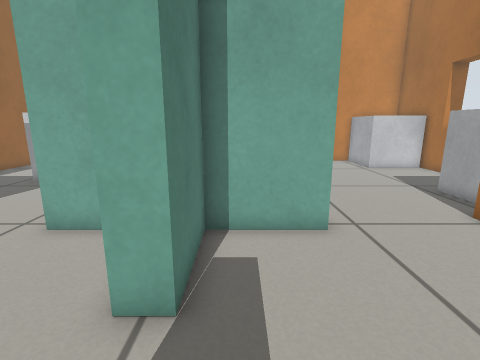
[1] (above)

18 first-person views from a walk through a world built for the Gazebo simulator. The camera is 0.59 m above the floor, tilts 12° down and sees 85° across. The floor is counted in squares, 0.2 m on a side. Each view is taken from the middle of a square. On the plan, view 1 faces up. The plan holds only what a view shows up to about 19 squares ahead; the rest is blank.

[2]
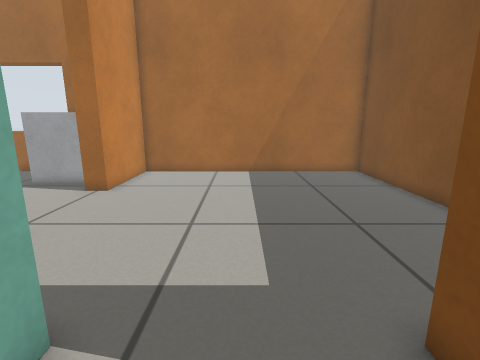

[3]
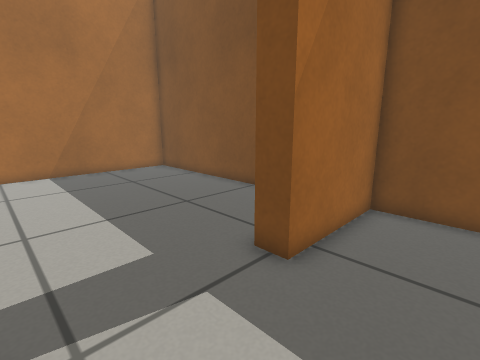

[4]
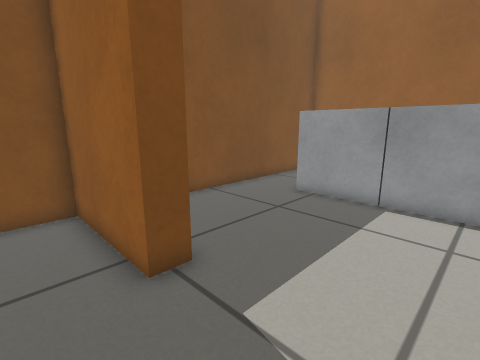

[5]
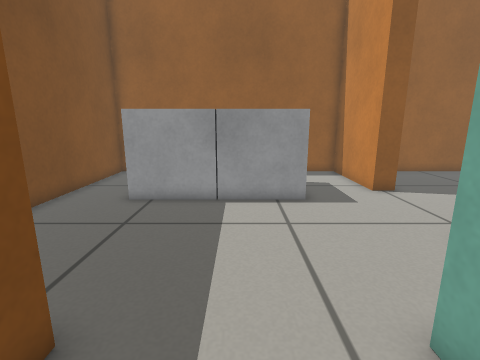

[6]
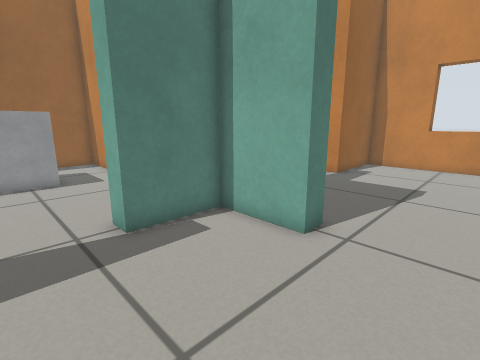

[7]
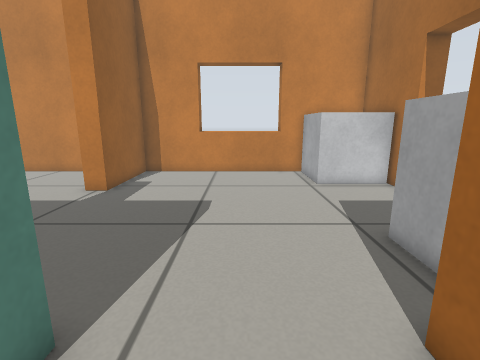

[8]
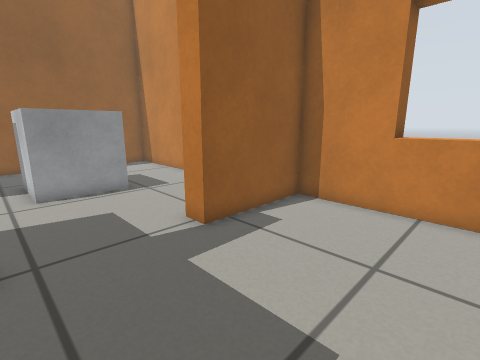

[9]
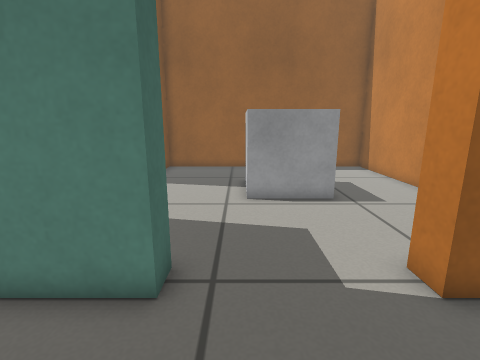

[10]
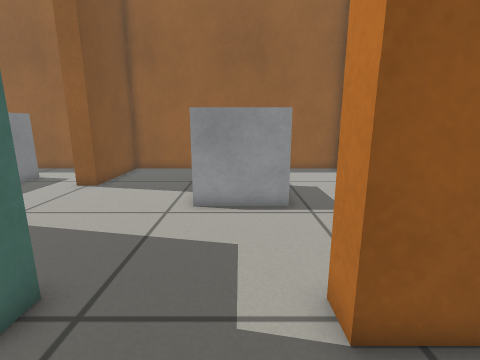

[11]
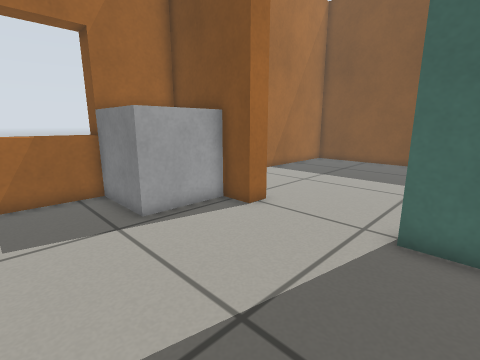

[12]
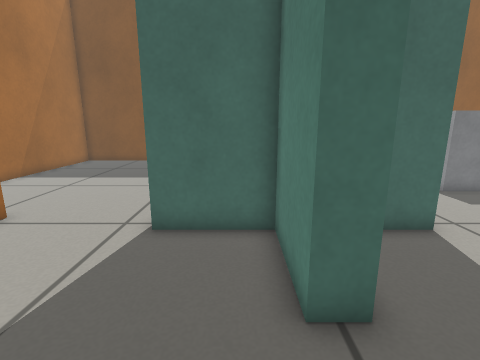

[13]
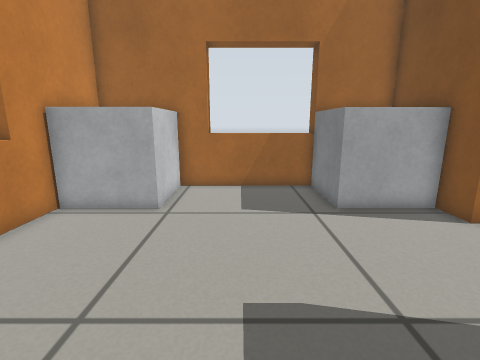

[14]
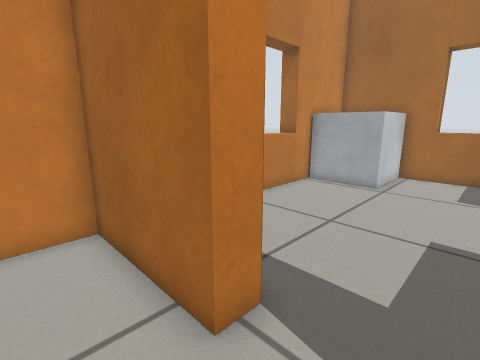

[15]
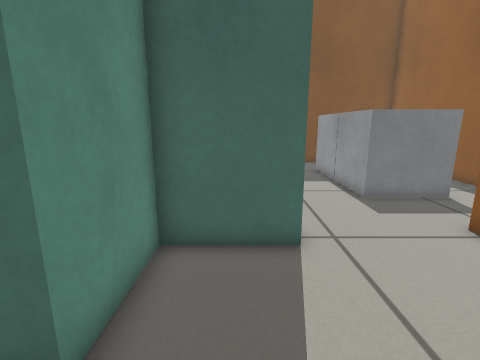

[16]
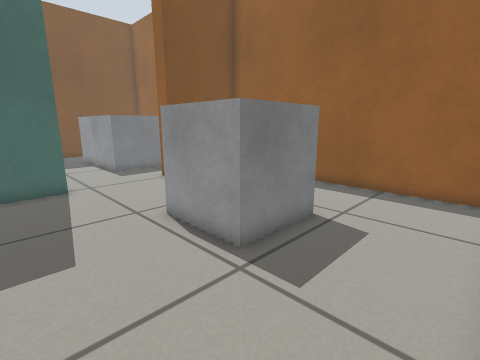

[17]
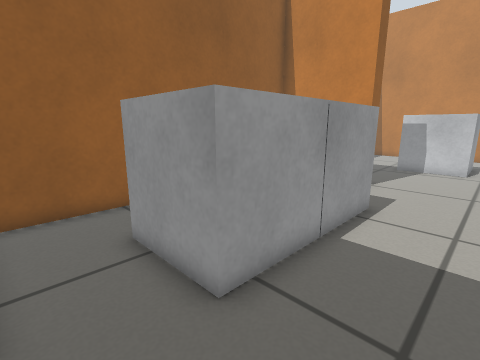

[18]
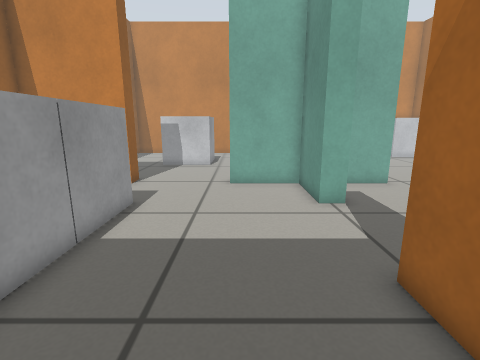

### Floor plan
Key: @ floor where view 1 was taken; # wall or solid block; . floor; = window, fence, low wall or low ledge; B white box.
Columns run from 16 left of view 1 to 13 right of it. Each row starts with its distance up from view 1.
 23                   #     #
 22 ###################=====######
 21 #.............##.........B   #
 20 #.............##.........B   #
 19 #.............##.........B   #
 18 #.............##.........BBBB#
 17 #.....BBB.....##.............#
 16 #....B   B...................=
 15 #....    B...................=
 14 #....B   B...................=
 13 #.....BBB....................=
 12 #............................=
 11 #.............##.........BBBB#
 10 #.............##.........B   #
  9 #.............##.........B   #
  8 ######.....########.....######
  7 ######.....########.....######
  6 #.............##.............#
  5 #.............##.............#
  4 #.............##.............#
  3 #...BBBB.....................#
  2 #..    B.....................#
  1 #.     B.....................#
  0 #     BB........@............#
 -1 #      B.....................#
 -2 #.     B......##.............#
 -3 #...BBBB......##.............#
 -4 #.............##.............#
 -5 #.............##.............#
 -6 #.............##.. ..........#
 -7 ##################  ##########

Positions as (right, up) in squares from view 1, and headings:
1: (0, 0), facing up
2: (-4, 1), facing right
3: (-5, 3), facing down-right
4: (1, 3), facing down-left
5: (1, 1), facing left
6: (6, 1), facing up-left
7: (5, 5), facing up
8: (5, 12), facing up-left
9: (3, 13), facing left
10: (2, 15), facing left
11: (1, 15), facing down-right
12: (0, 15), facing down
13: (0, 15), facing right
14: (-4, 14), facing up-right
15: (-4, 14), facing down
16: (-3, 21), facing down-left
17: (-6, -6), facing up-left
18: (-5, -6), facing up
